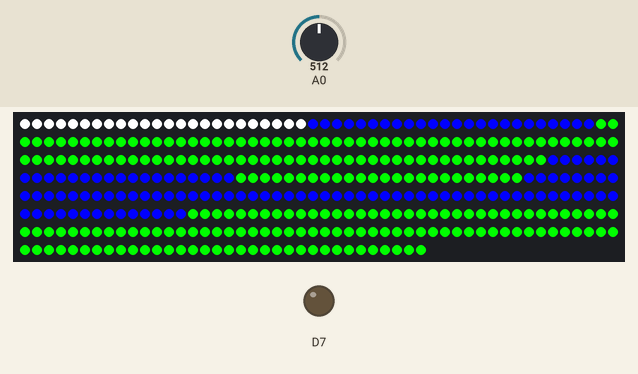
Bench run of a sketch on a simulated ESP8266 (NodeMCU). Shown: 384 RGB LEDs in strip order, left to right, continuing on the next row, output pins drawn as LEDs (lit = HIGH). The test bench sets the inputs (shaded band); at power-on: A0 = 512. WiFi joins after 1.5 s; servers stay silent unless stated; random numbers use the default seed unless the sketch sets one; what the sketch prints to the serial monitor is not drawn.

Above: at 0.1 s.
At 2.1 s:
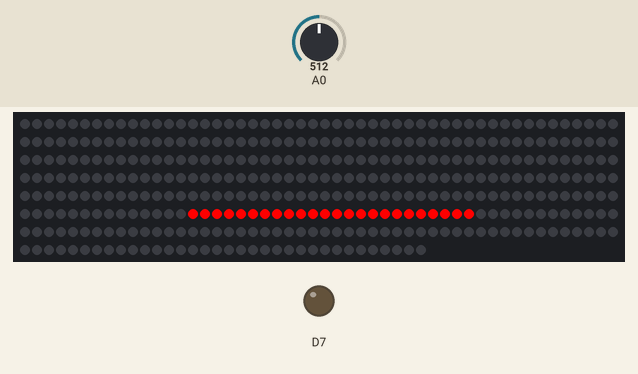
At 7.0 s:
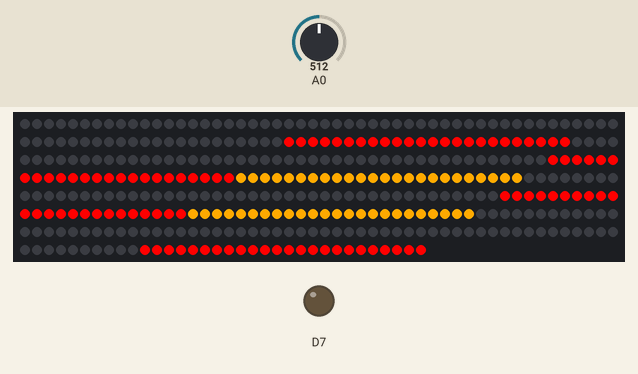
At 8.6 s:
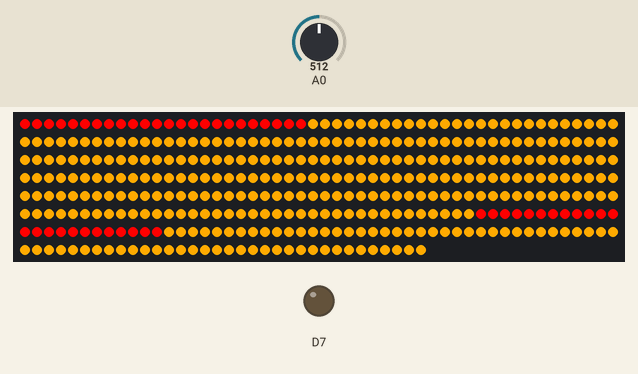
At 18.1 s:
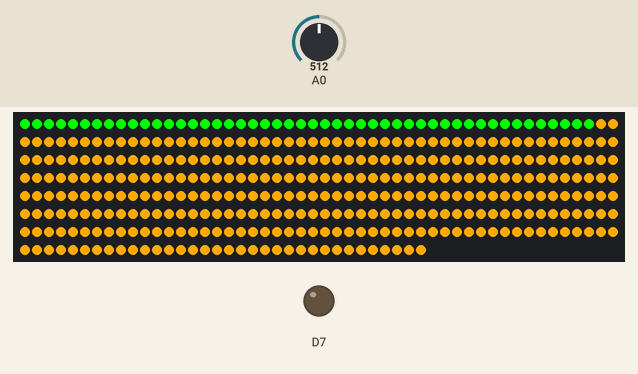
At 34.9 s:
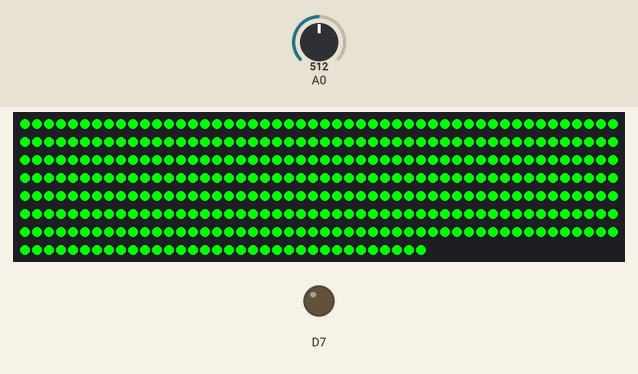

Measured:
- what the display in image 2 shows lasts 0.5 s, from 7.0 s to 7.5 s

The sketch:

01_bring_attack.ino
```cpp
#include <Adafruit_NeoPixel.h>
/*
 * Bring Attrack CPE (Prototype)
 * Concept by AJ.Kran, Created by Pyruvate688, Kanoon2017
 */

 // OTA LIBRARY
#include <ESP8266WiFi.h>
#include <ESP8266mDNS.h>
#include <WiFiUdp.h>
#include <ArduinoOTA.h>

#define NUM_RING_ONE_PIX 24
#define NUM_RING_ALL_PIX 384
#define LED_PIN D1

#define CLAP_THRESHOLE 600

#define COLOR_NONE 0,0,0
#define COLOR_RED 255,0,0
#define COLOR_GREEN 0,255,0
#define COLOR_BLUE 0,0,255
#define COLOR_ORANGE 255,170,0
#define COLOR_YELLOW 200,200,0
#define COLOR_WHITE 255,255,255

#ifdef __AVR__
#include <avr/power.h>
#endif
Adafruit_NeoPixel pixels = Adafruit_NeoPixel(NUM_RING_ALL_PIX, LED_PIN, NEO_GRB + NEO_KHZ800);
int speedScore = 0;

void openSingle(int num, byte r, byte g, byte b){
  for(int i= num * NUM_RING_ONE_PIX; i < ((num + 1) * NUM_RING_ONE_PIX); i++){
    pixels.setPixelColor(i, r, g, b);
  }
}

void otaConnect(){
  const char* ssid = "itim";
  const char* password = "ilovecpe";
  const char* host = "iLight_host";
  WiFi.mode(WIFI_STA);
  WiFi.begin(ssid, password);
  ArduinoOTA.setHostname(host);
  ArduinoOTA.onStart([]() {
    Serial.println("Start");
  });

  ArduinoOTA.onEnd([]() {
    Serial.println("\nEnd");
  });

  ArduinoOTA.onProgress([](unsigned int progress, unsigned int total) {
    Serial.printf("Progress: %u%%\r", (progress / (total / 100)));
  });

  ArduinoOTA.onError([](ota_error_t error) {
  //ESP.restart();
  Serial.printf("Error[%u]: ", error);
  if (error == OTA_AUTH_ERROR) Serial.println("Auth Failed");
  else if (error == OTA_BEGIN_ERROR) Serial.println("Begin Failed");
  else if (error == OTA_CONNECT_ERROR) Serial.println("Connect Failed");
  else if (error == OTA_RECEIVE_ERROR) Serial.println("Receive Failed");
  else if (error == OTA_END_ERROR) Serial.println("End Failed");

  });

/* setup the OTA server */
  ArduinoOTA.begin();
  Serial.println("Ready");
  Serial.print("IP address: ");
  Serial.println(WiFi.localIP());
}

void loadWelcomeScreen(){
  openSingle(0, COLOR_WHITE);
  openSingle(1, COLOR_BLUE);
  openSingle(2, COLOR_GREEN);
  openSingle(3, COLOR_GREEN);
  openSingle(4, COLOR_GREEN);
  openSingle(5, COLOR_GREEN);
  openSingle(6, COLOR_BLUE);
  openSingle(7, COLOR_GREEN);
  openSingle(8, COLOR_BLUE);
  openSingle(9, COLOR_BLUE);
  openSingle(10, COLOR_BLUE);
  openSingle(11, COLOR_GREEN);
  openSingle(12, COLOR_GREEN);
  openSingle(13, COLOR_GREEN);
  openSingle(14, COLOR_GREEN);
  openSingle(15, COLOR_GREEN);
  pixels.show();
  delay(2000);
  for(int i=0;i<16;i++){
    openSingle(i, COLOR_NONE);
  }
  pixels.show();
}

int randomPoint(){
  return random(4,16);
}

void showPoint(int pos){
  openSingle(pos, COLOR_RED);
  pixels.show();
  delay(800);
  for(int i = 0; i < 5; i++){
    openSingle(pos, COLOR_RED);
    pixels.show();
    delay(300);
    openSingle(pos, COLOR_NONE);
    pixels.show();
    delay(300);
  }
  openSingle(pos, COLOR_RED);
  pixels.show();
  delay(500);
}

void showStep(int gameSpeed){
  openSingle(0 , COLOR_RED);
  pixels.show();
  delay(200);
  openSingle(0 , COLOR_ORANGE);
  pixels.show();
  delay(200);
  openSingle(0 , COLOR_YELLOW);
  pixels.show();
  delay(200);
  for(int i = 0; i < 5; i++){
    openSingle(0 , COLOR_GREEN);
    pixels.show();
    delay(gameSpeed);
    openSingle(0 , COLOR_NONE);
    pixels.show();
    delay(100);
  }
}

void fristLineCouting(int gameSpeed){
  for(int i = 0; i <= 3; i++){
    openSingle(i , COLOR_GREEN);
    pixels.show();
    delay(gameSpeed);
  }

}

bool isGameOver(int gameStatus){
  if(gameStatus >= 0 ){
    return false;
  }
  return true;
}

int checkEnemy(int player_pos, int enemy_pos){
  if(player_pos == enemy_pos){
    return 1;
  }else{
    return -1;
  }

}

bool delayMilli(int prev, int _delay){
  return (millis() - prev <= _delay)? true : false;
}

void showBlink(){
  for(int i = 0; i < 5; i++){
    for(int j = 0; j < 16; j++){
      openSingle(j, COLOR_RED);
    }pixels.show();
    delay(100);

    for(int j = 0; j < 16; j++){
      openSingle(j, COLOR_NONE);
    }pixels.show();
    delay(100);
  }
}

void clearDisplay(){
  for(int i = 0; i < 5; i++){
    for(int j = 0; j < 16; j++){
      openSingle(j, COLOR_BLUE);
    }pixels.show();
    delay(100);

    for(int j = 0; j < 16; j++){
      openSingle(j, COLOR_NONE);
    }pixels.show();
    delay(100);
  }
}

void openArrayLight(int* num, int n, byte r, byte g, byte b){

}

void render_frame_color(byte pics[][48], int frame_num){
  for(int i=0; i < frame_num; i++){
    for(int j=0; j < 48; j+=3){
      openSingle(j/3, pics[i][j+0], pics[i][j+1], pics[i][j+2]);
      yield();
    }pixels.show();
    delay(500);
  }
}

void showNextLevel(){
  byte color_frame[6][48] = {
    {
      COLOR_NONE, COLOR_NONE, COLOR_NONE, COLOR_NONE,
      COLOR_NONE, COLOR_NONE, COLOR_NONE, COLOR_RED,
      COLOR_NONE, COLOR_NONE, COLOR_NONE, COLOR_RED,
      COLOR_NONE, COLOR_NONE, COLOR_NONE, COLOR_NONE
    },
    {
      COLOR_NONE, COLOR_NONE, COLOR_NONE, COLOR_RED,
      COLOR_NONE, COLOR_NONE, COLOR_RED, COLOR_ORANGE,
      COLOR_NONE, COLOR_NONE, COLOR_RED, COLOR_ORANGE,
      COLOR_NONE, COLOR_NONE, COLOR_NONE, COLOR_RED
    },
    {
      COLOR_NONE, COLOR_NONE, COLOR_RED, COLOR_ORANGE,
      COLOR_NONE, COLOR_RED, COLOR_ORANGE, COLOR_ORANGE,
      COLOR_NONE, COLOR_RED, COLOR_ORANGE, COLOR_ORANGE,
      COLOR_NONE, COLOR_NONE, COLOR_RED, COLOR_ORANGE
    },
    {
      COLOR_NONE, COLOR_RED, COLOR_ORANGE, COLOR_ORANGE,
      COLOR_RED, COLOR_ORANGE, COLOR_ORANGE, COLOR_ORANGE,
      COLOR_RED, COLOR_ORANGE, COLOR_ORANGE, COLOR_ORANGE,
      COLOR_NONE, COLOR_RED, COLOR_ORANGE, COLOR_ORANGE
    },
    {
      COLOR_RED, COLOR_ORANGE, COLOR_ORANGE, COLOR_ORANGE,
      COLOR_ORANGE, COLOR_ORANGE, COLOR_ORANGE, COLOR_ORANGE,
      COLOR_ORANGE, COLOR_ORANGE, COLOR_ORANGE, COLOR_ORANGE,
      COLOR_RED, COLOR_ORANGE, COLOR_ORANGE, COLOR_ORANGE
    },
    {
      COLOR_ORANGE, COLOR_ORANGE, COLOR_ORANGE, COLOR_ORANGE,
      COLOR_ORANGE, COLOR_ORANGE, COLOR_ORANGE, COLOR_ORANGE,
      COLOR_ORANGE, COLOR_ORANGE, COLOR_ORANGE, COLOR_ORANGE,
      COLOR_ORANGE, COLOR_ORANGE, COLOR_ORANGE, COLOR_ORANGE
    }

  };
  render_frame_color(color_frame, 6);
}


bool isWin(){
  return (speedScore > 4);
}

bool isClap(){
  if(analogRead(A0) > CLAP_THRESHOLE){
    return true;
  }return false;
}

void checkAttack(int gameSpeed, int enermyPoint){
  long prev_milli = millis();
  int i = 4;
  int gameStatus = 0;

  while(true){
    if(isGameOver(gameStatus)){
      break;
    }

    if(isWin()){
      //break;
    }
    Serial.println("Dead");
    if(millis() - prev_milli <= gameSpeed){
      openSingle(i, COLOR_GREEN);
      pixels.show();
      if(isClap()){
        gameStatus = 0;
        gameStatus = checkEnemy(i, enermyPoint);
        if(gameStatus > 0){
          speedScore += 1;
          showNextLevel();
        }
      }
    }else{
      prev_milli = millis();
      i++;
    }
     Serial.println("After Dead");
     yield();

  }
  Serial.println("Am Alive");
}

int gameSpeedCase(int _speedScore){
  switch( _speedScore ){
    case 0: return 1200;
    case 1: return 1100;
    case 2: return 1000;
    case 3: return 900;
    default: return 500;
  }return 500;
}

void gameStart(int enermyPoint){
  int gameSpeed = 0;
  gameSpeed = (int)gameSpeedCase(speedScore);
  showStep(gameSpeed);
  fristLineCouting(gameSpeed);
  checkAttack(gameSpeed, enermyPoint);
}
int level_sound = 0;
void equlizerCheck(){
  level_sound = map(analogRead(A0),0,720,0,15);

  for(int i=0;i<= 16; i++){
     openSingle(i,COLOR_NONE);
  }
  for(int i=0;i<= level_sound; i++){
  openSingle(i,COLOR_GREEN);
  }pixels.show();
}


void setup() {
  #if defined (__AVR_ATtiny85__)
    if (F_CPU == 16000000) clock_prescale_set(clock_div_1);
  #endif
  Serial.begin(115200);
  pixels.begin();
  pinMode(D7,OUTPUT);
  pinMode(A0, INPUT);
  otaConnect();
  loadWelcomeScreen();

}


void loop() {
  ArduinoOTA.handle();
  int enemyPoint;
  enemyPoint = randomPoint();
  showPoint(enemyPoint);
  showNextLevel();
  gameStart(enemyPoint);
  showBlink();
  clearDisplay();
}
```
